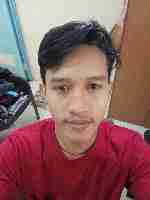
#> input picture dataset/ditya/0104.png, 150 x 200 px, found by its file name
$ python cosine5.py
#> lines starting #> are read from the running program, lines starting #| are printed output that depends on the picture; long printed decimals are rounded
import cv2
import numpy as np
import time

# Initialize Haar Cascade face detector
face_cascade = cv2.CascadeClassifier(cv2.data.haarcascades + 'haarcascade_frontalface_default.xml')

# Function to detect and crop the face from an image
def detect_and_crop_face(image, cascade):
    gray = cv2.cvtColor(image, cv2.COLOR_BGR2GRAY)
    faces = cascade.detectMultiScale(gray, scaleFactor=1.1, minNeighbors=5, minSize=(30, 30))
    if len(faces) == 0:
        return None
    (x, y, w, h) = faces[0]
    return image[y:y+h, x:x+w]

# Custom SSIM computation function
def compute_ssim(img1, img2):
    C1 = (0.01 * 255) ** 2
    C2 = (0.03 * 255) ** 2
    img1 = cv2.cvtColor(img1, cv2.COLOR_BGR2GRAY)
    img2 = cv2.cvtColor(img2, cv2.COLOR_BGR2GRAY)
    img1 = cv2.resize(img1, (100, 100))
    img2 = cv2.resize(img2, (100, 100))

    target_file_name1 = 'compare-faces/' +  ' - ' + str(time.time()) + '.jpg'
    cv2.imwrite(
        target_file_name1,
        img1,
    )
    target_file_name2 = 'compare-faces/' +  ' - ' + str(time.time()) + '.jpg'
    cv2.imwrite(
        target_file_name2,
        img2,
    )

    mean_img1 = np.mean(img1)
    mean_img2 = np.mean(img2)
    var_img1 = np.var(img1)
    var_img2 = np.var(img2)
    std_img1 = np.sqrt(var_img1)
    std_img2 = np.sqrt(var_img2)
    covariance = np.mean((img1 - mean_img1) * (img2 - mean_img2))
    numerator = (2 * mean_img1 * mean_img2 + C1) * (2 * covariance + C2)
    denominator = (mean_img1 ** 2 + mean_img2 ** 2 + C1) * (var_img1 + var_img2 + C2)
    ssim = numerator / denominator
    return ssim


def compare_images(image1_path, image2_path):
#> called with image1_path = './dataset/ditya/0104.png', image2_path = './dataset/ditya/0105.png'
    image1 = cv2.imread(image1_path)
#> image1 is the input picture: shape (200, 150, 3); mean B, G, R 96.4, 95.9, 139.5
    image2 = cv2.imread(image2_path)
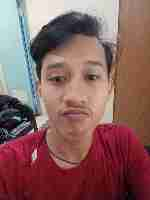
#> input picture dataset/ditya/0105.png, 150 x 200 px, found by its file name
#> image2 is the input picture: shape (200, 150, 3); mean B, G, R 94.7, 96.7, 135.9

    face1 = detect_and_crop_face(image1, face_cascade)
#> in detect_and_crop_face, `gray = cv2.cvtColor(image, cv2.COLOR_BGR2GRAY)`:
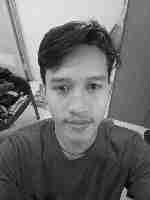
#> gray: shape (200, 150); min 1, max 253, mean 109
#> in detect_and_crop_face, `faces = cascade.detectMultiScale(gray, scaleFactor=1.1, minNeighbors=5..`: faces = [[30, 52, 94, 94]]
#> in detect_and_crop_face, `(x, y, w, h) = faces[0]`: x = 30; y = 52; w = 94
#> in detect_and_crop_face, `return image[y:y+h, x:x+w]`:
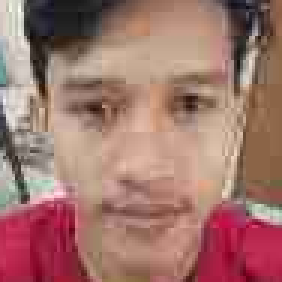
#> returned value: shape (94, 94, 3) (shown 3 times larger); mean of channels 0, 1, 2 109.1, 117.1, 161; drawn as B, G, R
    face2 = detect_and_crop_face(image2, face_cascade)
#> in detect_and_crop_face (call 2), `gray = cv2.cvtColor(image, cv2.COLOR_BGR2GRAY)`:
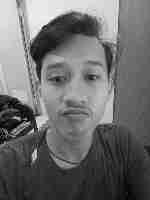
#> gray: shape (200, 150); min 1, max 253, mean 108.2
#> in detect_and_crop_face (call 2), `faces = cascade.detectMultiScale(gray, scaleFactor=1.1, minNeighbors=5..`: faces = [[26, 42, 96, 96]]
#> in detect_and_crop_face (call 2), `(x, y, w, h) = faces[0]`: x = 26; y = 42; w = 96
#> in detect_and_crop_face (call 2), `return image[y:y+h, x:x+w]`:
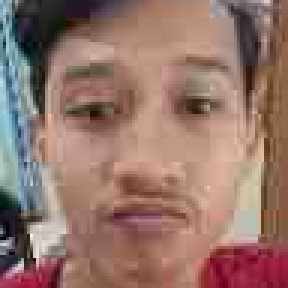
#> returned value: shape (96, 96, 3) (shown 3 times larger); mean of channels 0, 1, 2 107, 116.1, 149.5; drawn as B, G, R
    # Results variable
    result = {}

    # Compare the faces if both were detected and cropped
    if face1 is not None and face2 is not None:
        ssim_index = compute_ssim(face1, face2)
#> in compute_ssim, `img1 = cv2.resize(img1, (100, 100))`:
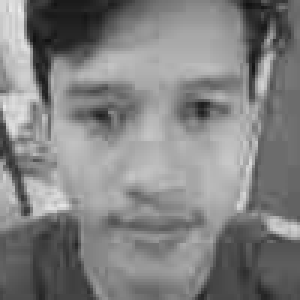
#> img1: shape (100, 100) (shown 3 times larger); min 18, max 235, mean 129.2
#> in compute_ssim, `img2 = cv2.resize(img2, (100, 100))`:
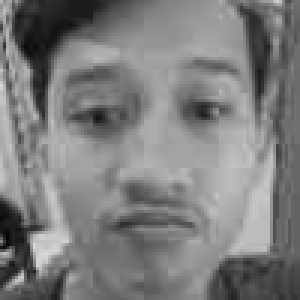
#> img2: shape (100, 100) (shown 3 times larger); min 4, max 218, mean 124.9
#> in compute_ssim, `mean_img1 = np.mean(img1)`: mean_img1 = 129.2
#> in compute_ssim, `mean_img2 = np.mean(img2)`: mean_img2 = 124.9
#> in compute_ssim, `var_img1 = np.var(img1)`: var_img1 = 2048.8
#> in compute_ssim, `var_img2 = np.var(img2)`: var_img2 = 1709.1
#> in compute_ssim, `std_img1 = np.sqrt(var_img1)`: std_img1 = 45.26
#> in compute_ssim, `std_img2 = np.sqrt(var_img2)`: std_img2 = 41.34
#> in compute_ssim, `covariance = np.mean((img1 - mean_img1) * (img2 - mean_img2))`: covariance = 951
#> in compute_ssim, `numerator = (2 * mean_img1 * mean_img2 + C1) * (2 * covariance + C2)`: numerator = 63250617.6
#> in compute_ssim, `denominator = (mean_img1 ** 2 + mean_img2 ** 2 + C1) * (var_img1 + var..`: denominator = 123201306.1
#> in compute_ssim, `ssim = numerator / denominator`: ssim = 0.513
#> ssim_index = 0.513
        similarity_percentage = ssim_index * 100
#> similarity_percentage = 51.34
        result["Similarity Percentage"] = similarity_percentage
        result["Are Faces Similar"] = "Yes" if similarity_percentage > 50 else "No"
    else:
        result["Error"] = "Could not detect a face in one or both of the images. Please try with different images."
        result['Photo 1'] = 'Exist' if face1 is not None else 'Not Exist'
        result['Photo 2'] = 'Exist' if face2 is not None else 'Not Exist'
    return result


# =================================================================
# INTERNAL TEST
# =================================================================

# # Load the images
# # Tes 1
# image1_path = './dataset/ditya/0106.png'
# image2_path = './dataset/zidni/0109.png'

# # Tes 2
# # image1_path = './dataset/rara/User.1.1.jpg'
# # image2_path = './dataset/rara/User.1.3.jpg'

# # Tes 3
# # image1_path = './dataset/ika/User.2.5.jpg'
# # image2_path = './dataset/ika/User.2.37.jpg'

# # Tes 4
# # image1_path = './dataset/rara/User.1.5.jpg'
# # image2_path = './dataset/ika/User.2.37.jpg'

# # Tes 5
image1_path = './dataset/ditya/0104.png'
image2_path = './dataset/ditya/0105.png'

result = compare_images(image1_path, image2_path)
#> result = {'Similarity Percentage': 51.34, 'Are Faces Similar': 'Yes'}
print(result)
#| {'Similarity Percentage': 51.339, 'Are Faces Similar': 'Yes'}
